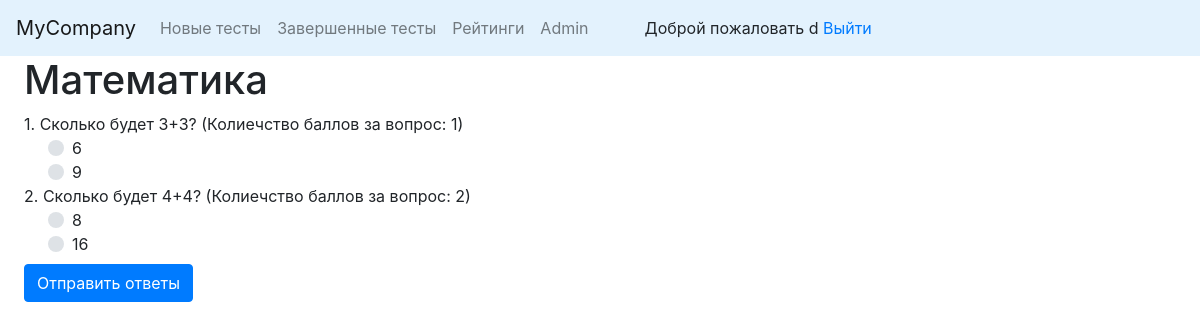
Screenshot of /poll/block/2/ (signed in) with the database file from the repository.
### poll/models.py (models this page shows, shortened)
class Block(models.Model):
    POLL = 'PL'
    TEST = 'TS'
    TYPE_BLOCK_CHOICES = [
        (POLL, 'Опросник'),
        (TEST, 'Тест'),
    ]
    type_block = models.CharField(max_length=2, choices=TYPE_BLOCK_CHOICES,
                                  default=TEST)
    title = models.CharField(max_length=128)
    description = models.TextField(blank=True)
    question_count = models.SmallIntegerField(default=0)
    date_begin = models.DateTimeField('Дата начала теста',
                                      default=timezone.now)
    date_end = models.DateTimeField('Дата окончания теста', blank=True,
                                    null=True)
    available = models.BooleanField(default=False)
    def __str__(self):
        return self.title

class QuestionInBlock(models.Model):
    question = models.ForeignKey(Question, on_delete=models.CASCADE,
                                 related_name='question', null=True)
    block = models.ForeignKey(Block, on_delete=models.CASCADE,
                              related_name='block')
    weight = models.SmallIntegerField(editable=True, default=0)

class Question(models.Model):
    RADIO = 'RB'
    CHECKBOX = 'CB'
    TYPE_VARIANT_CHOICES = [
        (RADIO, 'Радиокнопка'),
        (CHECKBOX, 'Чекбокс'),
    ]
    title = models.CharField(max_length=264)
    image = models.ImageField(null=True, blank=True,
                              upload_to='questions_image/')
    type_variant = models.CharField(max_length=2, choices=TYPE_VARIANT_CHOICES,
                                    default=RADIO)

class Answer(models.Model):
    title = models.CharField(max_length=128, null=True, blank=True)
    question = models.ForeignKey(Question, on_delete=models.CASCADE,
                                 related_name='answer_in_question', null=True)
    correct = models.BooleanField(default=False)

### poll/views.py (the view)
# urls.py: path('block/<int:block_id>/', block_detail, name='block_detail_url'),
@login_required
def block_detail(request, block_id):
    if request.user.is_authenticated:
        template = loader.get_template('block_detail.html')
        block = Block.objects.get(id=block_id)
        questions_in_block = QuestionInBlock.objects.filter(block__id=block_id)
        context_dict = {
            "all_questions": questions_in_block,
            "current_block": block
        }
        return HttpResponse(template.render(context_dict, request))
    else:
        return redirect('login')

### poll/templates/block_detail.html (shortened to what this page needs)
{% extends 'base_poll.html' %}
{% block content %}
    <h1 class="ml-4 mb-2"> {{ current_block }} </h1>
    {% if current_block.type_block == 'TS' %}
        <form action="{% url 'finish_test_url' block_id=current_block.id %}" method="post">
    {% else %}
        <form action="{% url 'finish_interview_url' block_id=current_block.id %}" method="post">
    {% endif %}
        {% for questions_in_block in all_questions %}
        <div>
            <span class="ml-4">{{ forloop.counter }}. {{ questions_in_block.question.title }}
                (Колиечство баллов за вопрос: {{ questions_in_block.weight }}) </span> <br>
            {% for answer in questions_in_block.question.answer_in_question.all %}
                {% if current_block.type_block == 'TS' %}
                    <div class="custom-control custom-radio ml-5">
                        <label class="custom-control-label" for="answer{{answer.id}}">
                            {{ answer.title }}
                        </label>
                    </div>
                {% endif %}
            {% endfor %}
        </div>
        {% endfor %}
        <button class="btn btn-primary ml-4 mt-2" type="submit">Отправить ответы</button>
    </form>
{% endblock %}

### templates/base.html (shortened to what this page needs)
<!DOCTYPE html>
<html lang="en">
<head>
    <link rel="stylesheet" href="https://maxcdn.bootstrapcdn.com/bootstrap/4.0.0/css/bootstrap.min.css">
</head>
<body>
    <nav class="navbar navbar-expand-lg navbar-light" style="background-color: #e3f2fd;">
        <a class="navbar-brand" href="{% url 'index' %}">MyCompany</a>
        <div class="collapse navbar-collapse" id="navbarNavAltMarkup">
            <div class="navbar-nav">
                {% if request.user.is_authenticated %}
                    <a class="nav-item nav-link" href="{% url 'list_of_blocks_url' %}">Новые тесты</a>
                    <a class="nav-item nav-link" href="{% url 'completed_list_url' %}">Завершенные тесты</a>
                    <a class="nav-item nav-link" href="{% url 'rating_url' %}">Рейтинги</a>
                {% endif %}
                {% if request.user.is_authenticated and request.user.is_staff %}
                    <a class="nav-item nav-link" href="/admin/">Admin</a>
                {% endif %}
                {% if request.user.is_authenticated %}
                    <div class="mt-2 ml-5">
                        <span> Доброй пожаловать {{ request.user }} </span>
                        <a href="{% url 'logout' %}">Выйти</a>
                    </div>
                {% endif %}
            </div>
        </div>
    </nav>
    {% block content %}{% endblock %}
</body>
</html>

### rows the page displays
Block: title "Математика"
QuestionInBlock: question "Сколько будет 3+3?", weight "1"
Answer: title "6"
Answer: title "9"
QuestionInBlock: question "Сколько будет 4+4?", weight "2"
Answer: title "8"
Answer: title "16"

### other values shown
{{ request.user }} "d"
